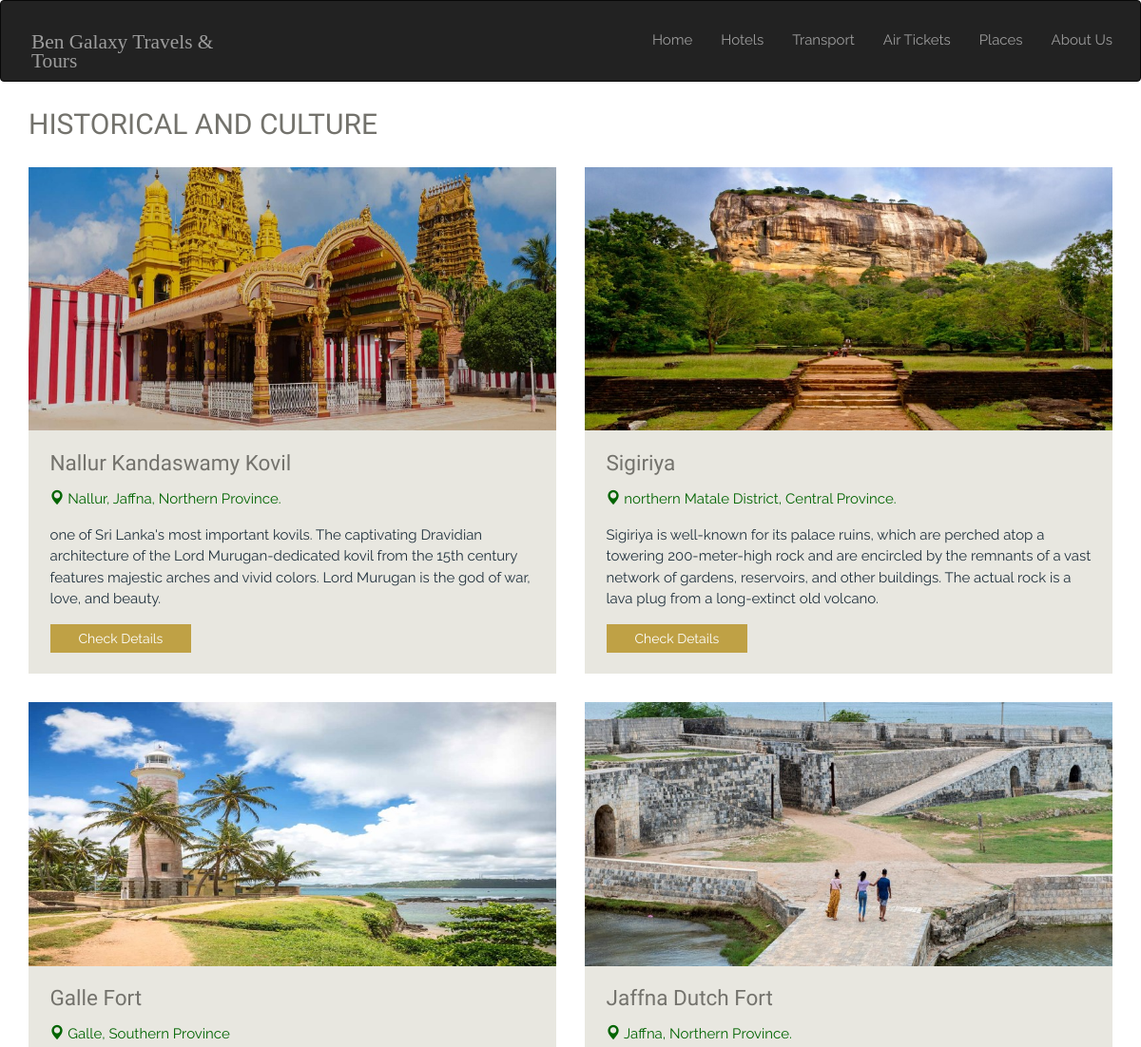
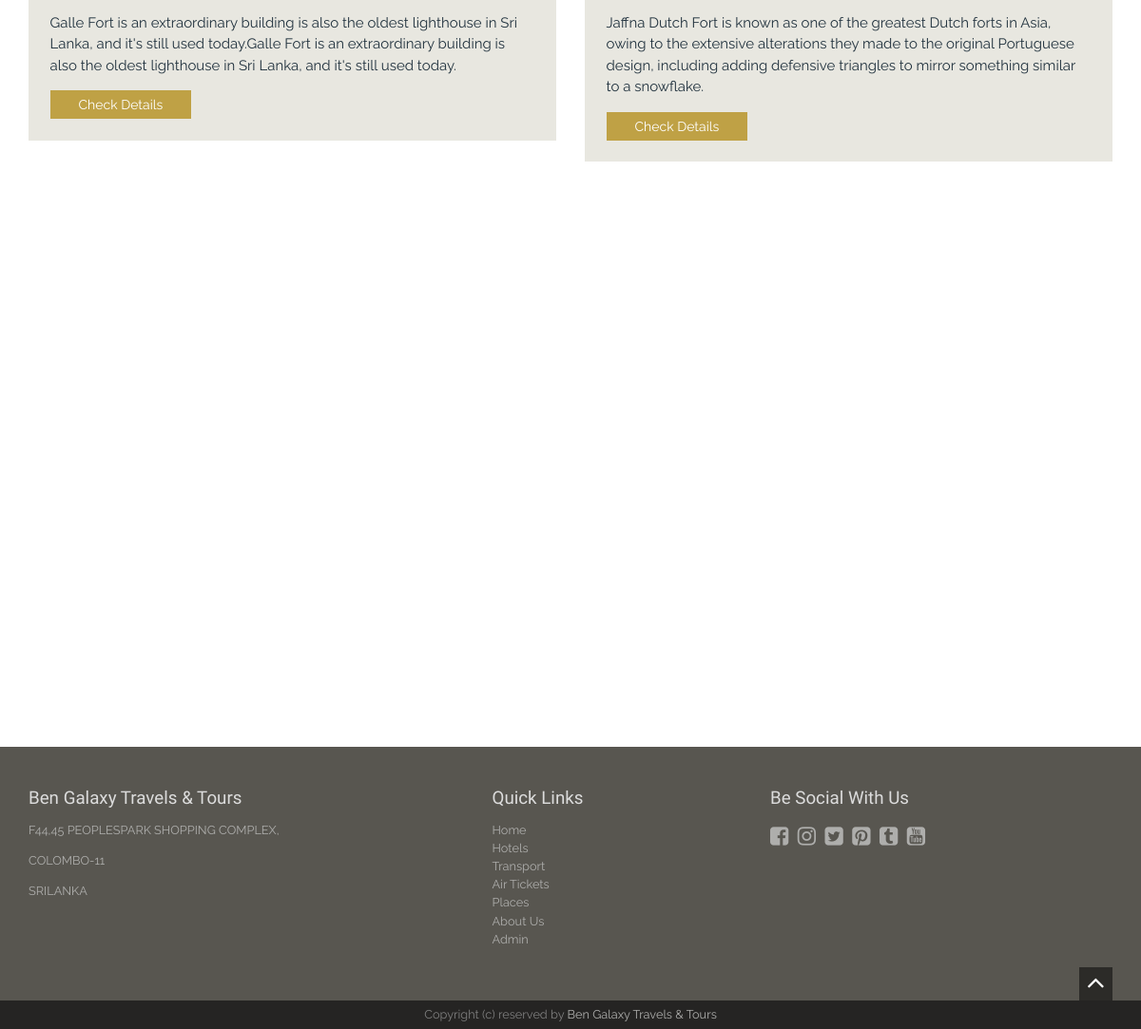
The app's page /place_hisorical.php with its own data (2 pictures, top to bottom).
### tables this page shows
CREATE TABLE IF NOT EXISTS `placesdb` (
  `id` int NOT NULL AUTO_INCREMENT,
  `title` varchar(200) NOT NULL,
  `category` varchar(200) NOT NULL,
  `description` mediumtext NOT NULL,
  `location` varchar(1000) NOT NULL,
  `visit_time` varchar(1000) NOT NULL,
  `famous_description` varchar(10000) NOT NULL,
  `image1` varchar(50) NOT NULL,
  `image2` varchar(50) NOT NULL,
  `image3` varchar(50) NOT NULL,
  `image4` varchar(50) NOT NULL,
  PRIMARY KEY (`id`)
);

### place_hisorical.php (the view, shortened to what this page needs)
<?php include 'header.php';?>
<div class="container">
<h2>HISTORICAL AND CULTURE </h2>
<div class="row">
  <?php
    require_once('db.php');
    $q = "SELECT * FROM `placesdb` WHERE `category` = 'Historical and Culture'";
    $run = mysqli_query($con, $q);
    if(mysqli_num_rows($run) > 0){
        while($row = mysqli_fetch_array($run)){
  ?>
  <div class="col-sm-6 wowload fadeInUp">
      <div class="rooms">
          <img src="images/photos/<?php echo $row['image1']; ?>" class="img-responsive">
          <div class="info">
              <h3><?php echo $row['title']; ?></h3>
              <p style="color: darkgreen;"> <span class="glyphicon glyphicon-map-marker"></span>  <?php echo $row['location']; ?> <br>  </p>
				<p style="color: #21323E;">  <?php echo $row['famous_description']; ?> </p>
              <a href="places_details.php?id=<?php echo $row['id']; ?>" class="btn btn-default">Check Details</a>
          </div>
      </div>
  </div>
  <?php
        }
    }
  ?>
</div>
</div>
<?php include 'footer.php';?>

### header.php (shortened to what this page needs)
<!DOCTYPE html>
<html lang="en">
<head>
<link href="//maxcdn.bootstrapcdn.com/font-awesome/4.2.0/css/font-awesome.min.css" rel="stylesheet">
<link rel="stylesheet" href="assets/bootstrap/css/bootstrap.min.css" />
<link type="text/css" rel="stylesheet" href="assets/uniform/css/uniform.default.min.css" />
<link rel="stylesheet" href="assets/wow/animate.css" />
<link rel="stylesheet" href="assets/gallery/blueimp-gallery.min.css">
<link rel="stylesheet" href="assets/style.css">
</head>
<body id="home">
<nav class="navbar  navbar-inverse" role="navigation">
  <div class="container">
    <div class="navbar-header">
      <a class="navbar-brand" href="/SPPM/Hotel\index.php">
          <div class="col-xs-12" style="margin-top: 18px; font-size: 16pt; margin-left: -12px; font-family: fantasy;">Ben Galaxy Travels &amp; Tours</div>
      </a>
    </div>
    <div class="collapse navbar-collapse navbar-right" id="bs-example-navbar-collapse-1">
      <ul class="nav navbar-nav">
        <li><a href="/SPPM/Hotel\index.php">Home </a></li>
        <li><a href="/SPPM/Hotel\rooms-tariff.php">Hotels</a></li>
        <li><a href="/SPPM/Vehicles\Vehicles\vehicles-tariff.php">Transport</a></li>
        <li><a href="#">Air Tickets</a></li>
        <li><a href="/SPPM/Places\Places\main_places.php">Places</a></li>
        <li><a href="/SPPM\Hotel\aboutus.php">About Us</a></li>
      </ul>
    </div>
  </div>
</nav>

### footer.php (shortened to what this page needs)
<footer class="spacer">
        <div class="container">
            <div class="row">
                <div class="col-sm-5">
                    <h4>Ben Galaxy Travels & Tours</h4>
                    <p>F44,45 PEOPLESPARK SHOPPING COMPLEX,</p>
                    <p>COLOMBO-11</p>
                    <p>SRILANKA</p>
                </div>
                 <div class="col-sm-3">
                    <h4>Quick Links</h4>
                    <ul class="list-unstyled">
                        <li><a href="/SPPM/Hotel\index.php">Home </a></li>
       	      <li><a href="/SPPM/Hotel\rooms-tariff.php">Hotels</a></li>
       	 <li><a href="/SPPM/Vehicles\Vehicles\vehicles-tariff.php">Transport</a></li>
        <li><a href="#">Air Tickets</a></li>
        <li><a href="/SPPM/Places\Places\main_places.php">Places</a></li>
        <li><a href="/SPPM/Hotel\aboutus.php">About Us</a></li>
                        <li><a href="login.php">Admin</a></li>
                    </ul>
                </div>
                 <div class="col-sm-4 subscribe">
                    <h4>Be Social With Us</h4>
                    <div class="social">
                    <a href="http://www.facebook.com"><i class="fa fa-facebook-square" data-toggle="tooltip" data-placement="top" data-original-title="facebook"></i></a>
                    <a href="http://www.instagram.com"><i class="fa fa-instagram"  data-toggle="tooltip" data-placement="top" data-original-title="instragram"></i></a>
                    <a href="http://www.twitter.com"><i class="fa fa-twitter-square" data-toggle="tooltip" data-placement="top" data-original-title="twitter"></i></a>
                    <a href="http://www.pinterest.com"><i class="fa fa-pinterest-square" data-toggle="tooltip" data-placement="top" data-original-title="pinterest"></i></a>
                    <a href="http://www.tumblr.com"><i class="fa fa-tumblr-square" data-toggle="tooltip" data-placement="top" data-original-title="tumblr"></i></a>
                    <a href="http://www.youtube.com"><i class="fa fa-youtube-square" data-toggle="tooltip" data-placement="top" data-original-title="youtube"></i></a>
                    </div>
                </div>
            </div>
        </div>
</footer>
<div class="text-center copyright">Copyright (c) reserved by <a href="index.php">Ben Galaxy Travels & Tours</a></div>
<a href="#home" class="toTop scroll"><i class="fa fa-angle-up"></i></a>
</body>
</html>

### assets/style.css (style rules this page uses)
body { background-color: #fff;font-family: 'Raleway', sans-serif;font-size: 15px;line-height: 15px; color: #73726C; }
.btn,a,a:hover { text-decoration: none;-webkit-transition: all 0.3s ease-in-out;-moz-transition: all 0.3s ease-in-out;-ms-transition: all 0.3s ease-in-out;-o-transition: all 0.3s ease-in-out;transition: all 0.3s ease-in-out;outline:0 ; }
h1,h2,h3,h4,h5,h6 { font-family:'Old Standard TT', serif;line-height: 1em;margin: 0; }
h1.title,h2 { font-size: 2em;line-height: 3em; }
h3 { font-size: 1.5em; margin-bottom: 0.70em; }
h4 { font-size: 1.25em; margin-bottom: 0.75em; }
p { margin-bottom: 1em;line-height: 1.5em; }
.btn { border:none !important;border-radius: 0;padding: 5px 30px; }
.btn-default { background:#bfa145;box-shadow: none !important;color: #fff; }
.spacer { padding:6em 0; }
.navbar { margin: 0; }
.navbar-nav { margin:0 -15px; }
.navbar-nav > li > a { font-size: 1em;line-height: 4.26em;padding: 10px 0 10px 30px; }
.navbar-brand { height: 83px; }
footer { background-color:#585650;color: #AEAEAC; }
footer.spacer { padding: 3em 0; }
footer h4 { color: #DCDCDC; }
footer a,footer p { line-height: 1.5em;font-size: 0.85em;color: #AEAEAC; }
footer .subscribe .social a { font-size: 1.5em;margin-right: 0.25em; }
.copyright { background-color: #252423;padding: 0.6em 0;font-size: 0.85em;color: #7F7F7F; }
.copyright a { color: #AEAEAC; }
.toTop { position: fixed;right: 1em; bottom: 1em;background:rgba(0,0,0,0.5);width: 35px; height: 35px;text-align: center;color: #fff;font-size: 2em; }
.rooms { margin-bottom: 2em; }
.rooms .info { padding: 1.5em;background-color: #E8E7E0; }

### records on screen
placesdb: image1 (picture), title "Nallur Kandaswamy Kovil", location "Nallur, Jaffna, Northern Province.", famous_description "one of Sri Lanka's most important kovils. The captivating Dravidian architecture of the Lord Murugan-dedicated kovil from the 15th century features majestic arches and vivid colors. Lord Murugan is the god of war, love, and beauty."
placesdb: image1 (picture), title "Sigiriya", location "northern Matale District, Central Province.", famous_description "Sigiriya is well-known for its palace ruins, which are perched atop a towering 200-meter-high rock and are encircled by the remnants of a vast network of gardens, reservoirs, and other buildings. The actual rock is a lava plug from a long-extinct old volcano."
placesdb: image1 (picture), title "Galle Fort", location "Galle, Southern Province", famous_description "Galle Fort is an extraordinary building is also the oldest lighthouse in Sri Lanka, and it's still used today.Galle Fort is an extraordinary building is also the oldest lighthouse in Sri Lanka, and it's still used today."
placesdb: image1 (picture), title "Jaffna Dutch Fort", location "Jaffna, Northern Province.", famous_description "Jaffna Dutch Fort is known as one of the greatest Dutch forts in Asia, owing to the extensive alterations they made to the original Portuguese design, including adding defensive triangles to mirror something similar to a snowflake."
